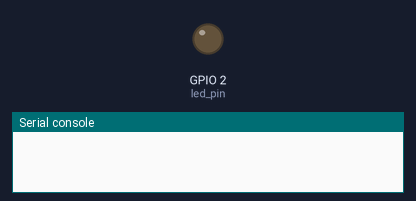
The program below on a simulated ESP32 board running MicroPython. Shown: output pins drawn as LEDs (lit = HIGH), the last lines printed to the serial console. WiFi joins after 1.5 s; one TCP client connects 1 s after the port opens and stays connected; the interpreter's speed is modelled, so counts of loop turns are approximate.

Above: at 0.0 s.
At 1.6 s:
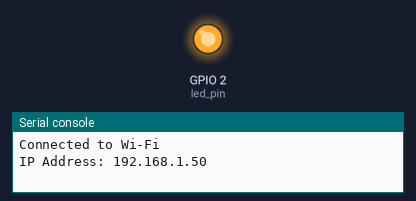
Timing chart, 0 to 5.5 s (numbered marks = the images above):
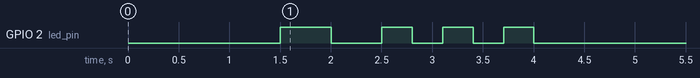

The program:

ESP32xESP32_2.py
```python
# About the code

# This Python code is designed to run on a microcontroller, such as an ESP32, and perform the following tasks:
# 1. Connect to a Wi-Fi network using the provided SSID and password.
# 2. Blink an LED to provide visual feedback of successful Wi-Fi connection.
# 3. Create a socket server on port 80 to listen for incoming connections.
# 4. Accept incoming connections from a remote device (e.g., another ESP32).
# 5. Receive a code snippet from the remote device.
# 6. Execute the received code snippet.
# 7. Send a response back to the remote device, indicating success or error.
#
# Instructions for usage:
# - Set "wifi_ssid" and "wifi_password" to your Wi-Fi network credentials.
# - Upload the code to your microcontroller.
# - Ensure the microcontroller is connected to the Wi-Fi network.
# - The code will blink an LED to indicate successful Wi-Fi connection.
# - The microcontroller will act as a socket server on port 80, waiting for incoming connections.
# - You can send code snippets to the microcontroller from a remote device.
# - The microcontroller will execute the received code and send a response back to the remote device.
# - This code is intended for basic remote code execution and interaction with microcontroller-based systems.
# - This code is not intended for use in production systems.

import network
import socket
import machine
import time

# Wi-Fi credentials
wifi_ssid = "xxx"
wifi_password = "xxx"

# Connect to Wi-Fi
wifi = network.WLAN(network.STA_IF)
wifi.active(True)
wifi.connect(wifi_ssid, wifi_password)

# Wait until connected to Wi-Fi
while not wifi.isconnected():
    pass

# Print the Wi-Fi connection details
print("Connected to Wi-Fi")
print("IP Address:", wifi.ifconfig()[0])


# Define the LED pin
led_pin = machine.Pin(2, machine.Pin.OUT)
i = 1
while i < 2:
    led_pin.on()
    time.sleep(0.5)
    led_pin.off()
    time.sleep(0.5)
    i += 1


# Function to blink the LED
def blink_led():
    i = 1
    while i < 4:
        led_pin.on()
        time.sleep(0.3)
        led_pin.off()
        time.sleep(0.3)
        i += 1

blink_led()

# Create a socket server
server = socket.socket(socket.AF_INET, socket.SOCK_STREAM)
server.bind(('', 80))
server.listen(1)

# Accept and handle incoming connections
while True:
    print("Waiting for connection...")
    client, addr = server.accept()
    print("Client connected:", addr)

    # Receive the code snippet from the first ESP32
    code = ""
    while True:
        data = client.recv(1024)
        if not data:
            break
        code += data.decode()

    # Execute the received code
    try:
        print(code)
        exec(code)
        response = "Code executed successfully"
        print (response)
    except Exception as e:
        response = "Error executing code: " + str(e)

    # Send the response back to the first ESP32
    client.sendall(response.encode())

    # Close the connection
    client.close()
    print("Client disconnected")
```
